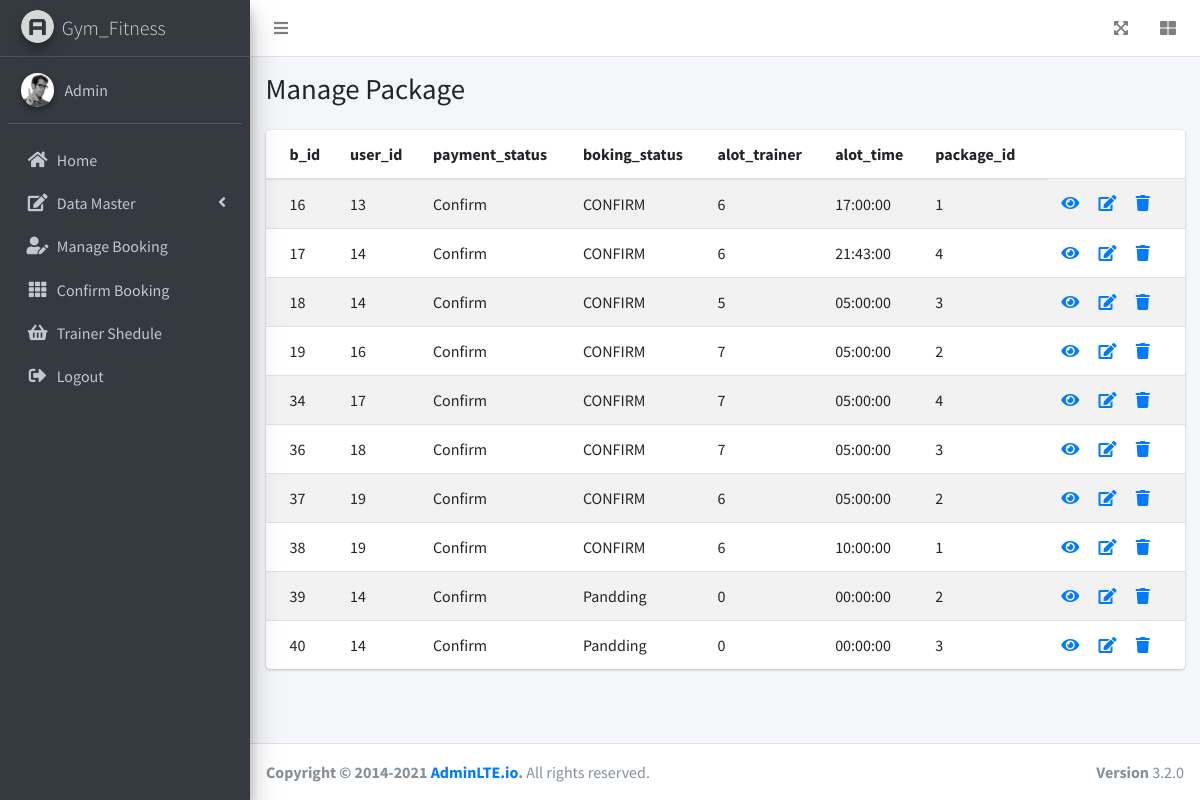
Screenshot of /admin/manageBooking.php with the database file from the repository.
### tables this page shows
CREATE TABLE `booking` (
  `b_id` int(11) NOT NULL,
  `user_id` int(11) NOT NULL,
  `payment_status` varchar(255) NOT NULL,
  `boking_status` varchar(50) NOT NULL DEFAULT 'Pandding',
  `alot_trainer` int(11) NOT NULL DEFAULT 0,
  `alot_time` time NOT NULL,
  `package_id` int(11) NOT NULL,
  `created_at` timestamp NOT NULL DEFAULT current_timestamp(),
  `updated_at` timestamp NOT NULL DEFAULT current_timestamp() ON UPDATE current_timestamp()
);

### admin/manageBooking.php (the view, shortened to what this page needs)
<?php
require_once('../include/db.php');
$sql = "SELECT * FROM `booking`";
$result= mysqli_query($conn,$sql);
?>
<!DOCTYPE html>
<html lang="en">
<?php require_once("./layout/haeder.php");?>
<body class="hold-transition sidebar-mini layout-fixed">
<div class="wrapper">
  <?php
  require_once("./layout/navbar.php") ?>
  <aside class="main-sidebar sidebar-dark-primary elevation-4">
    <a href="index3.html" class="brand-link">
      <img src="./dist/img/AdminLTELogo.png" alt="AdminLTE Logo" class="brand-image img-circle elevation-3" style="opacity: .8">
      <span class="brand-text font-weight-light">Gym_Fitness</span>
    </a>
    <?php require_once("./layout/sidebar.php");?>
  </aside>
  <div class="content-wrapper">
    <div class="content-header">
      <div class="container-fluid">
        <div class="row mb-2">
          <div class="col-sm-6">
            <h1 class="m-0">Manage Package</h1>
          </div>
          <div class="col-sm-6">
          </div>
        </div>
      </div>
    </div>
    <section class="content">
     <div class="container-fluid">
      <div class="card">
              <div class="card-body p-0">
                <table class="table table-striped">
                  <thead>
                    <tr>
                      <th>b_id</th>
                      <th>user_id</th>
                      <th>payment_status</th>
                      <th>boking_status</th>
                      <th>alot_trainer</th>
                      <th>alot_time</th>
                      <th>package_id</th>
                    </tr>
                  </thead>
                  <tbody id="load-table">
                  <tr>
                  <?php  while ($row = mysqli_fetch_assoc($result)) { ?>
                      <td><?php echo $row["b_id"];?></td>
                      <td ><?php echo $row["user_id"];?></td>
                      <td ><?php echo $row["payment_status"];?></td>
                      <td ><?php echo $row["boking_status"];?></td>
                      <td ><?php echo $row["alot_trainer"];?></td>
                      <td ><?php echo $row["alot_time"];?></td>
                      <td ><?php echo $row["package_id"];?></td>
                      <td>
                        <a href="viewBooking.php?id=<?php echo $row["b_id"];?>"><i class="fa fa-eye"></i></a>&nbsp; &nbsp; &nbsp;
                        <a href="editBooking.php?id=<?php echo $row["b_id"];?>"><i class="fa fa-edit"></i></a>&nbsp; &nbsp; &nbsp;
                        <a href="./php/deletebooking.php?id=<?php echo $row["b_id"]?>"   id="delete-icon"><i class="fa fa-trash" aria-hidden="true"></i></a>
                    </td>
                    </tr>
                    <?php }?>
                  </tbody>
                </table>
              </div>
            </div>
      </div>
   </section>
  </div>
  <?php require_once("./layout/footer.php"); ?>
</div>

### rows the page displays
booking: b_id "16", user "13", payment_status "Confirm", boking_status "CONFIRM", alot_trainer "6", alot_time "17:00:00", package "1"
booking: b_id "17", user "14", payment_status "Confirm", boking_status "CONFIRM", alot_trainer "6", alot_time "21:43:00", package "4"
booking: b_id "18", user "14", payment_status "Confirm", boking_status "CONFIRM", alot_trainer "5", alot_time "05:00:00", package "3"
booking: b_id "19", user "16", payment_status "Confirm", boking_status "CONFIRM", alot_trainer "7", alot_time "05:00:00", package "2"
booking: b_id "34", user "17", payment_status "Confirm", boking_status "CONFIRM", alot_trainer "7", alot_time "05:00:00", package "4"
booking: b_id "36", user "18", payment_status "Confirm", boking_status "CONFIRM", alot_trainer "7", alot_time "05:00:00", package "3"
booking: b_id "37", user "19", payment_status "Confirm", boking_status "CONFIRM", alot_trainer "6", alot_time "05:00:00", package "2"
booking: b_id "38", user "19", payment_status "Confirm", boking_status "CONFIRM", alot_trainer "6", alot_time "10:00:00", package "1"
booking: b_id "39", user "14", payment_status "Confirm", boking_status "Pandding", alot_trainer "0", alot_time "00:00:00", package "2"
booking: b_id "40", user "14", payment_status "Confirm", boking_status "Pandding", alot_trainer "0", alot_time "00:00:00", package "3"
